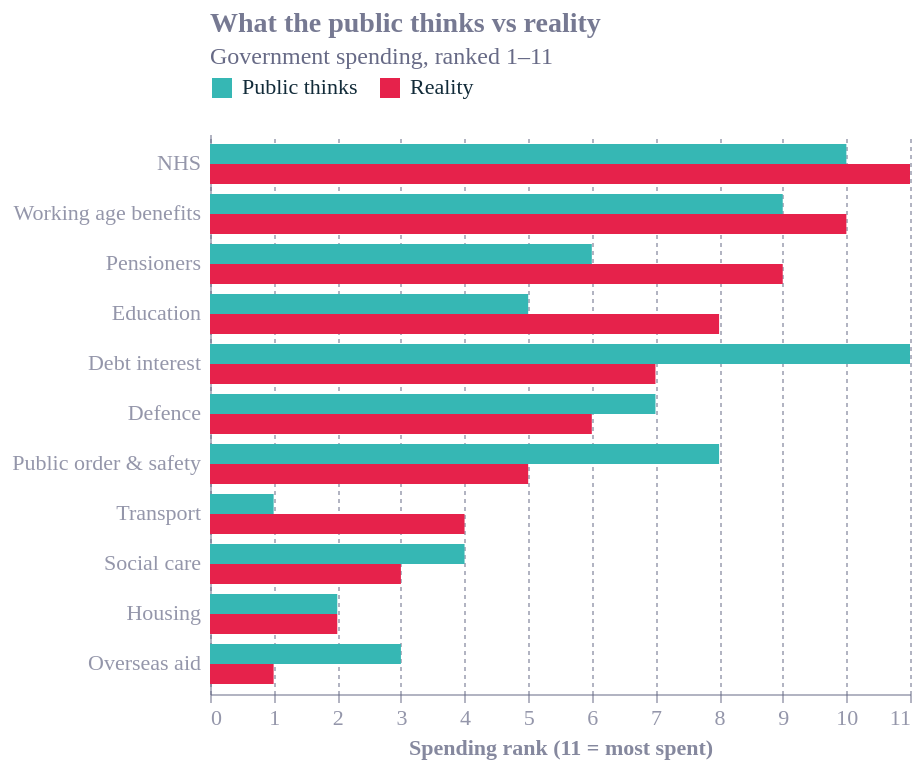

Write the Vega-Lite specification saved for this chart.
### Vega-Lite specification from a JSON file in a GitHub repository (floating-point values rounded to 4 significant figures)
{"config": {"font": "Circular Std", "text": {"color": "#676A86", "align": "left", "baseline": "middle", "dx": 7, "dy": 0, "fontSize": 11}, "view": {"stroke": null, "continuousWidth": 400, "continuousHeight": 300, "discreteWidth": 400, "discreteHeight": 300}, "range": {"category": ["#36B7B4", "#E6224B", "#F4C245", "#0063AF", "#00A767", "#179FDB", "#EB5C2E", "#5C267B", "#122B39"], "diverging": ["#E6224B", "#E54753", "#C9C9C9", "#179FDB", "#122B39"], "heatmap": ["#C9C9C9", "#179FDB", "#0063AF", "#122B39"], "ordinal": ["#00A767", "#36B7B4", "#179FDB", "#0063AF", "#243B5A"]}, "bar": {"color": "#179fdb"}, "line": {"color": "#e6224b"}, "rule": {"color": "#676A86"}, "area": {"opacity": 0.8}, "point": {"filled": true, "size": 80, "color": "#e6224b", "opacity": 0.95}, "geoshape": {"stroke": "white", "strokeWidth": 0.3}, "rect": {"fill": "#d6d4d4", "opacity": 0.3}, "axis": {"labelColor": "#676A86", "labelFontSize": 11, "labelFont": "Circular Std", "labelOpacity": 0.7, "tickColor": "#676A86", "tickOpacity": 0.5, "domainColor": "#676A86", "domainOpacity": 0.5, "gridColor": "#676A86", "gridDash": [2, 2], "gridOpacity": 0.5, "title": null, "titleColor": "#676A86", "titleOpacity": 0.8, "tickSize": 4}, "axisXDiscrete": {"grid": false, "labelAngle": 0, "tickCount": 10, "tickOpacity": 0.5, "title": null}, "axisYDiscrete": {"ticks": false, "labelPadding": 5}, "axisXTemporal": {"grid": false, "ticks": true}, "axisXQuantitative": {"grid": true}, "axisYQuantitative": {"gridColor": "#676A86", "gridDash": [1, 5], "gridOpacity": 0.5, "ticks": false, "labelPadding": 5, "tickCount": 8, "titleAngle": 0, "titleAlign": "left", "titleBaseline": "bottom", "titleX": 0, "titleY": -5}, "title": {"color": "#676A86E6", "subtitleColor": "#676A86", "font": "Circular Std", "subtitleFont": "Circular Std", "anchor": "start", "fontSize": 14, "subtitleFontSize": 12, "subtitlePadding": 4, "offset": 0, "frame": "group"}, "legend": {"titleColor": "#122b39", "title": null, "labelColor": "#122b39", "labelFontSize": 11}}, "data": {"name": "data-0e19fd25018b716fb4f3327af0013b4e"}, "mark": {"type": "bar"}, "encoding": {"color": {"field": "side", "legend": {"orient": "top", "title": null}, "type": "nominal"}, "x": {"field": "spend_score", "title": "Spending rank (11 = most spent)", "type": "quantitative"}, "y": {"field": "area", "sort": ["NHS", "Working age benefits", "Pensioners", "Education", "Debt interest", "Defence", "Public order & safety", "Transport", "Social care", "Housing", "Overseas aid"], "title": null, "type": "nominal"}, "yOffset": {"field": "side", "type": "nominal"}}, "height": 280, "title": {"text": "What the public thinks vs reality", "subtitle": "Government spending, ranked 1–11"}, "width": 350, "$schema": "https://vega.github.io/schema/vega-lite/v6.4.1.json", "datasets": {"data-0e19fd25018b716fb4f3327af0013b4e": [{"area": "Debt interest", "side": "Public thinks", "spend_score": 11}, {"area": "NHS", "side": "Public thinks", "spend_score": 10}, {"area": "Working age benefits", "side": "Public thinks", "spend_score": 9}, {"area": "Public order & safety", "side": "Public thinks", "spend_score": 8}, {"area": "Defence", "side": "Public thinks", "spend_score": 7}, {"area": "Pensioners", "side": "Public thinks", "spend_score": 6}, {"area": "Education", "side": "Public thinks", "spend_score": 5}, {"area": "Social care", "side": "Public thinks", "spend_score": 4}, {"area": "Overseas aid", "side": "Public thinks", "spend_score": 3}, {"area": "Housing", "side": "Public thinks", "spend_score": 2}, {"area": "Transport", "side": "Public thinks", "spend_score": 1}, {"area": "NHS", "side": "Reality", "spend_score": 11}, {"area": "Working age benefits", "side": "Reality", "spend_score": 10}, {"area": "Pensioners", "side": "Reality", "spend_score": 9}, {"area": "Education", "side": "Reality", "spend_score": 8}, {"area": "Debt interest", "side": "Reality", "spend_score": 7}, {"area": "Defence", "side": "Reality", "spend_score": 6}, {"area": "Public order & safety", "side": "Reality", "spend_score": 5}, {"area": "Transport", "side": "Reality", "spend_score": 4}, {"area": "Social care", "side": "Reality", "spend_score": 3}, {"area": "Housing", "side": "Reality", "spend_score": 2}, {"area": "Overseas aid", "side": "Reality", "spend_score": 1}]}}
